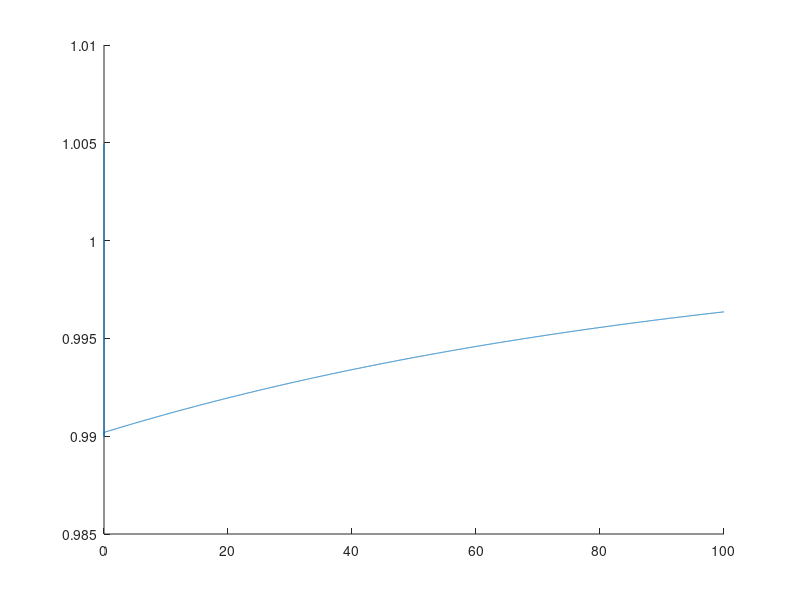

This figure's MATLAB source:
% Parameters
ki = 0.1 ;
kp = 10;
kd = 0.1;
Tf = 1;
h  = 0.01;
K  = 10;
T  = 1;
st = 100; % simulation time

% Coefficeints and reference to follow
c1  = (-8).*Tf;
c2  = (-2).*h+4.*Tf;
c0  = 2.*(h+2.*Tf);
ce1 = (-8).*kd+2.*h.^2.*ki+(-8).*kp.*Tf;
ce2 = 4.*kd+(h.*ki+(-2).*kp).*(h+(-2).*Tf);
ce0 = 4.*kd+(h.*ki+2.*kp).*(h+2.*Tf);
a   = exp(h/T);

% initial conditions and previous readings
y0   = 0;
uk_1 = 0;
uk_2 = 0;
ek_1 = 0;
ek_2 = 0;
r    = 1 ;% Rference

% vector to fill
uk = [];
yk = [];

% loop iteration
t=0:h:st;
yk_act=y0;
for i=1:(length(t))
	ek=r-yk_act;

	uk_act= (1/c0) *((-c1*uk_1- c2*uk_2) + ...
	(ce0*ek + ce1*ek_1+ ce2*ek_2) );

	yk1= (1/a)*(yk_act + K*(a-1)*uk_act);

	yk= [yk; yk1];
	uk=[uk; uk_act];
	yk_act= yk1;

	uk_2=uk_1;
	uk_1=uk_act;

	ek_2=ek_1;
	ek_1=ek;
end

%  plot the results
hold on
plot(t,yk);
